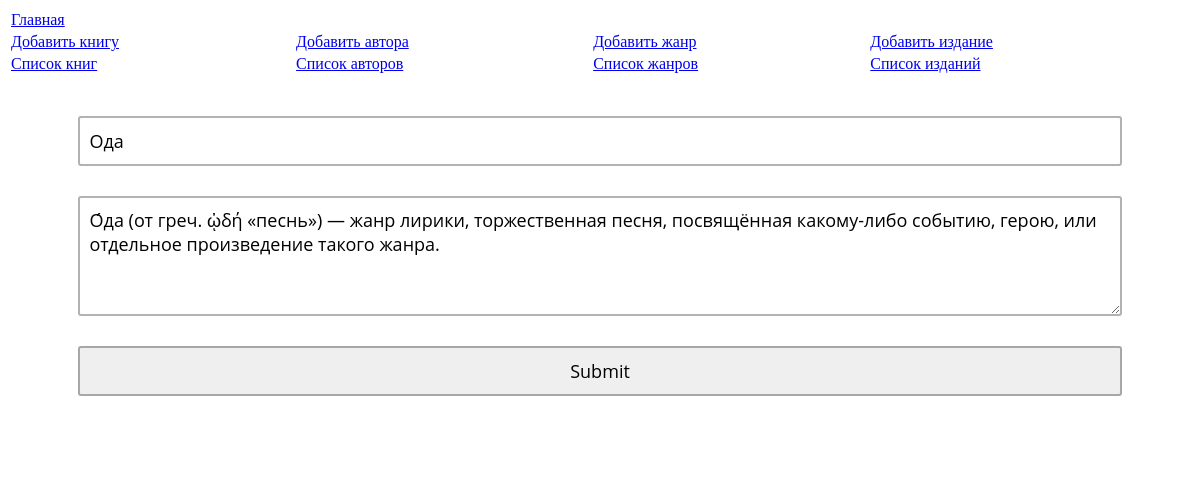
Screenshot of /genres?action=edit&id=3 with the database file from the repository.
### tables this page shows
CREATE TABLE `genres` (
  `Id` int(11) NOT NULL,
  `Name` varchar(15) NOT NULL,
  `Description` text NOT NULL
);

### genres.php (the view, shortened to what this page needs)
<?
if($action == null){ ?>
<link rel="stylesheet" type="text/css" href="items.css">
<div class="wrapp">
	<?php
	foreach($dbh->query("SELECT * FROM genres") as $genre) : ?>
	<div class="item">
		<?php echo 'Жанр <strong>' . $genre['Name'] . '</strong><br/>' . $genre['Description']; ?> <br/>
		<a href="/genres?action=edit&id=<?php echo $genre['Id']; ?>">Редактировать</a>
	</div>
	<?php endforeach; ?>
</div>
<?php
}
else
{
	?>
	<link rel="stylesheet" type="text/css" href="form.css">
	<?php
	if($action === 'edit')
	{
		$query = $dbh->prepare("SELECT * from genres where Id = ?");
		$query->execute(array($id));
		$genre = $query->fetch();
	}
?>
<form action="/genres?action=<?php echo $action . (($id !== null) ? '&id=' . $id : ''); ?>" method="post">
<input type="text" name="name" value="<?php echo $genre['Name']; ?>"/>
<textarea name="description"><?php echo $genre['Description']; ?></textarea>
<input type="submit" />
</form>
<?php
}

### form.css (style rules this page uses)
form { margin:0 auto; max-width:95%; box-sizing:border-box; padding:40px; border-radius:5px; background: rgba(255,255,255,1); }
input { height:50px; width:100%; border-radius:3px; border:rgba(0,0,0,.3) 2px solid; box-sizing:border-box; font-family: 'Open Sans', sans-serif; font-size:18px; padding:10px; margin-bottom:30px; }
textarea { background: rgba(255, 255, 255, 0.4); width:100%; height: 120px; border:rgba(0,0,0,.3) 2px solid; box-sizing:border-box; -moz-border-radius: 3px; font-size:18px; font-family: 'Open Sans', sans-serif; -webkit-border-radius: 3px; border-radius: 3px; display:block; padding:10px; margin-bottom:30px; overflow:hidden; }

### rows the page displays
genres: name "Ода", description "О́да (от греч. ᾠδή «песнь») — жанр лирики, торжественная песня, посвящённая какому-либо событию, герою, или отдельное произведение такого жанра."
